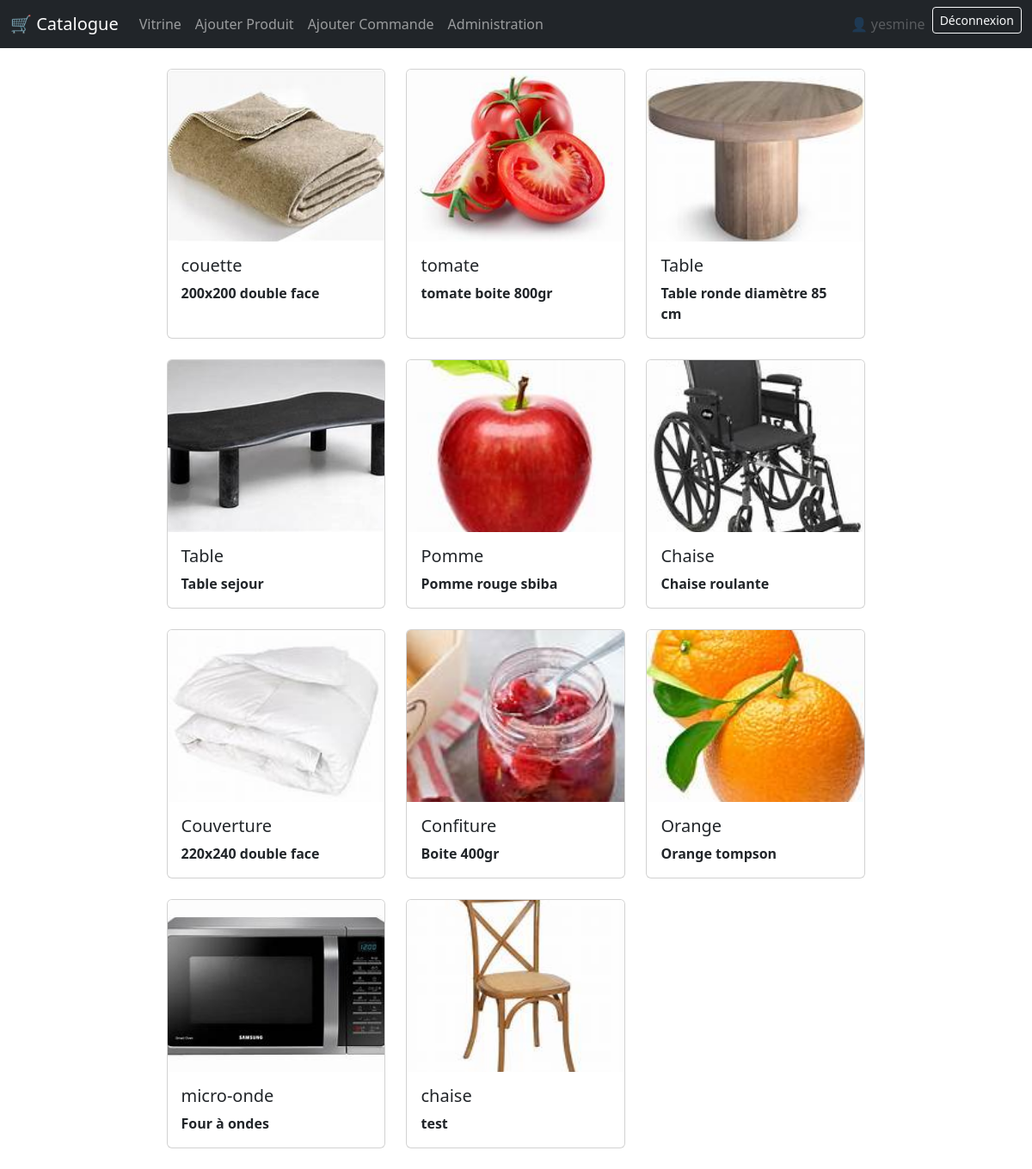
Screenshot of /magasin/ (signed in) with the database file from the repository.
### magasin/models.py (models this page shows, shortened)
class Produit(models.Model):
    TYPE_CHOICES = [
        ('em', 'Emballé'),
        ('fr', 'Frais'),
        ('cs', 'Conserve'),
    ]
    libelle = models.CharField(max_length=100)
    description = models.TextField()
    prix = models.DecimalField(max_digits=10, decimal_places=3)
    typeProduit = models.CharField(max_length=2, choices=TYPE_CHOICES, default='em')
    image=models.ImageField (blank=True )
    Categorie=models.ForeignKey('Categorie',on_delete=models.CASCADE, null=True , blank=True)
    Fournisseur=models.ForeignKey('Fournisseur',on_delete=models.CASCADE, null=True  )

### magasin/views.py (the view)
# urls.py: path('', views.index),
def index(request):
    products = Produit.objects.all()
    context = {'products': products}
    return render(request, 'magasin/mesProduits.html', context)

### magasin/templates/magasin/mesProduits.html (shortened to what this page needs)
{% extends 'magasin/base.html' %}
{% load static %}
{% block content %}
<div class="container-fluid mt-3">
    <div class="row">
        <div id="products" class="col-lg-9 mx-auto">
            <div class="row">
                {% for product in products %}
                <div class="col-md-4 mb-4">
                    <div class="card h-100" id="{{ product.id }}">
                        <img src="{{ product.image.url }}" class="card-img-top" alt="{{ product.libelle }}" style="height: 200px; object-fit: cover;">
                        <div class="card-body">
                            <h5 class="card-title">{{ product.libelle }}</h5>
                            <p class="card-text"><strong>{{ product.description }}</strong></p>
                        </div>
                    </div>
                </div>
                {% endfor %}
            </div>
        </div>
    </div>
</div>
{% endblock %}

### magasin/templates/magasin/base.html (shortened to what this page needs)
{% load static %}
<!DOCTYPE html>
<html lang="fr">
<head>
    <link rel="stylesheet" type="text/css" media="screen" href="{% static 'css/base.css' %}">
    <link rel="stylesheet" href="https://cdn.jsdelivr.net/npm/bootstrap@5.3.0/dist/css/bootstrap.min.css">
    <link rel="stylesheet" href="https://cdn.jsdelivr.net/npm/bootstrap-icons@1.10.5/font/bootstrap-icons.css">
</head>
<body>
    <nav class="navbar navbar-expand-lg navbar-dark bg-dark">
        <div class="container-fluid">
            <a class="navbar-brand d-flex align-items-center" href="{% url 'acceuil' %}">
                🛒 Catalogue
            </a>
            <div class="collapse navbar-collapse justify-content-between" id="navbarNavDropdown">
                <ul class="navbar-nav">
                    <li class="nav-item">
                        <a class="nav-link" href="{% url 'vitrine' %}">Vitrine</a>
                    </li>
                    <li class="nav-item">
                        <a class="nav-link" href="{% url 'maj_produits' %}">Ajouter Produit</a>
                    </li>
                    <li class="nav-item">
                        <a class="nav-link" href="{% url 'commande' %}">Ajouter Commande</a>
                    </li>
                    <li class="nav-item">
                        <a class="nav-link" href="/admin/">Administration</a>
                    </li>
                </ul>
                <ul class="navbar-nav">
                    {% if user.is_authenticated %}
                        <li class="nav-item">
                            <a class="nav-link disabled">👤 {{ user }}</a>
                        </li>
                        <li class="nav-item">
                            <form method="post" action="{% url 'logout' %}">
                                <button type="submit" class="btn btn-outline-light btn-sm">Déconnexion</button>
                            </form>
                        </li>
                    {% endif %}
                </ul>
            </div>
        </div>
    </nav>
    <div class="container mt-4">
        {% block content %}{% endblock %}
    </div>
</body>
</html>

### rows the page displays
Produit: image (picture), libelle "couette", description "200x200 double face"
Produit: image (picture), libelle "tomate", description "tomate boite 800gr"
Produit: image (picture), libelle "Table", description "Table ronde diamètre 85 cm"
Produit: image (picture), libelle "Table", description "Table sejour"
Produit: image (picture), libelle "Pomme", description "Pomme rouge sbiba"
Produit: image (picture), libelle "Chaise", description "Chaise roulante"
Produit: image (picture), libelle "Couverture", description "220x240 double face"
Produit: image (picture), libelle "Confiture", description "Boite 400gr"
Produit: image (picture), libelle "Orange", description "Orange tompson"
Produit: image (picture), libelle "micro-onde", description "Four à ondes"
Produit: image (picture), libelle "chaise", description "test"

### other values shown
{{ user }} "yesmine"
